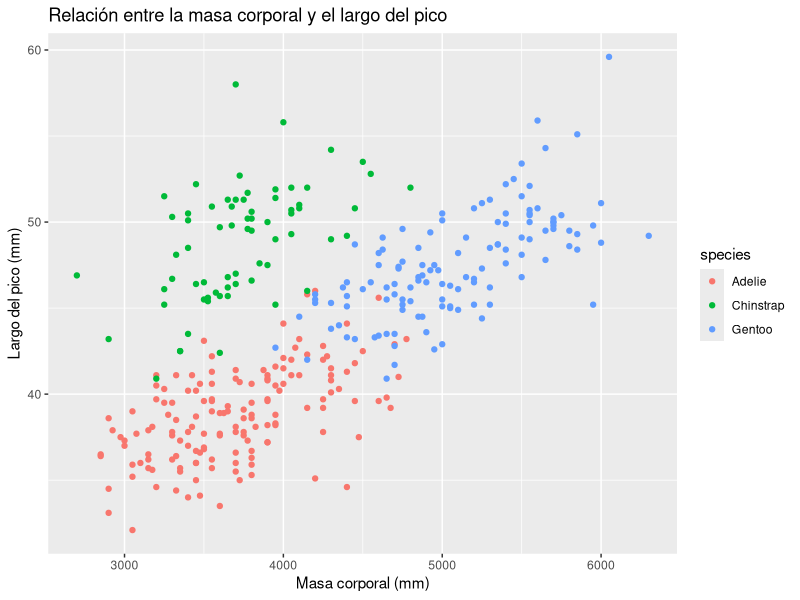
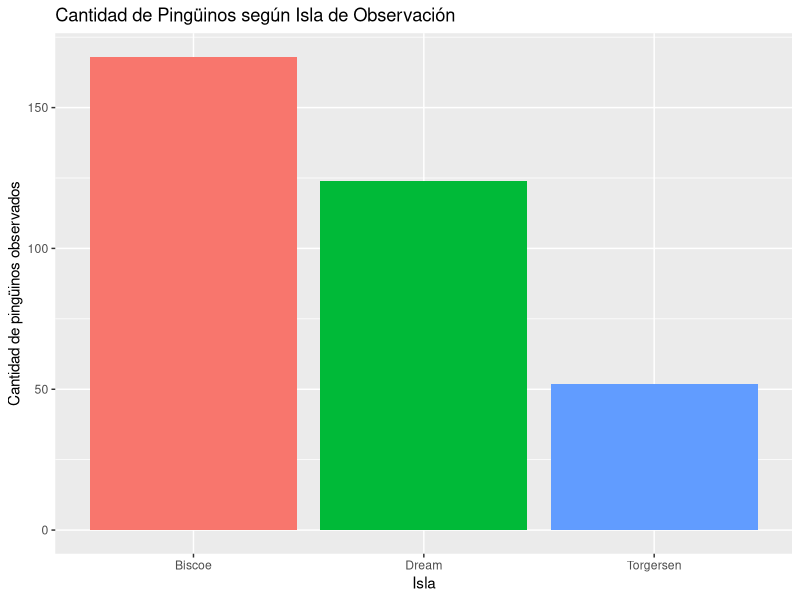

Write the R code that produced these figures, in order.
# examen
library(palmerpenguins)
library(dplyr)

# 1. Instalar la librería "palmerpenguins" y cargar la base de datos "penguins"
df <- palmerpenguins::penguins


# 2. 
df <- df %>% 
  mutate(average = (bill_length_mm+bill_depth_mm)/2)


# 3.
df %>% 
  group_by(species) %>% 
  summarise(Biscoe = sum(island=="Biscoe"),
            Dream = sum(island=="Dream"),
            Torgersen = sum(island=="Torgersen"))

# 4. 
df %>% 
  group_by(island) %>% 
  filter(sex=="female" & island=="Dream") %>% 
  summarise(maximo= max(body_mass_g, na.rm = TRUE)) # 4.150


# 5.
df$flipper_length_mm[is.na(df$flipper_length_mm)] <- 0

for(i in 1:length(df)){
  if(df$flipper_length_mm[i]>=185){
    cantidad = sum(df$flipper_length_mm>=185)
  }
  else{
    df$flipper_length_mm = df$flipper_length_mm
  }
} # son 310 resultados

# 6.
library(ggplot2)
df %>% 
  ggplot(aes(body_mass_g, bill_length_mm, col=species)) +
  geom_point() +
  ggtitle("Relación entre la masa corporal y el largo del pico") +
  xlab("Masa corporal (mm)") + 
  ylab("Largo del pico (mm)")

# 7.
df %>% 
  ggplot(aes(island, fill=island)) +
  geom_bar() +
  xlab("Isla") +
  ylab("Cantidad de pingüinos observados") +
  ggtitle("Cantidad de Pingüinos según Isla de Observación") +
  theme(
    legend.position = "none"
  )


